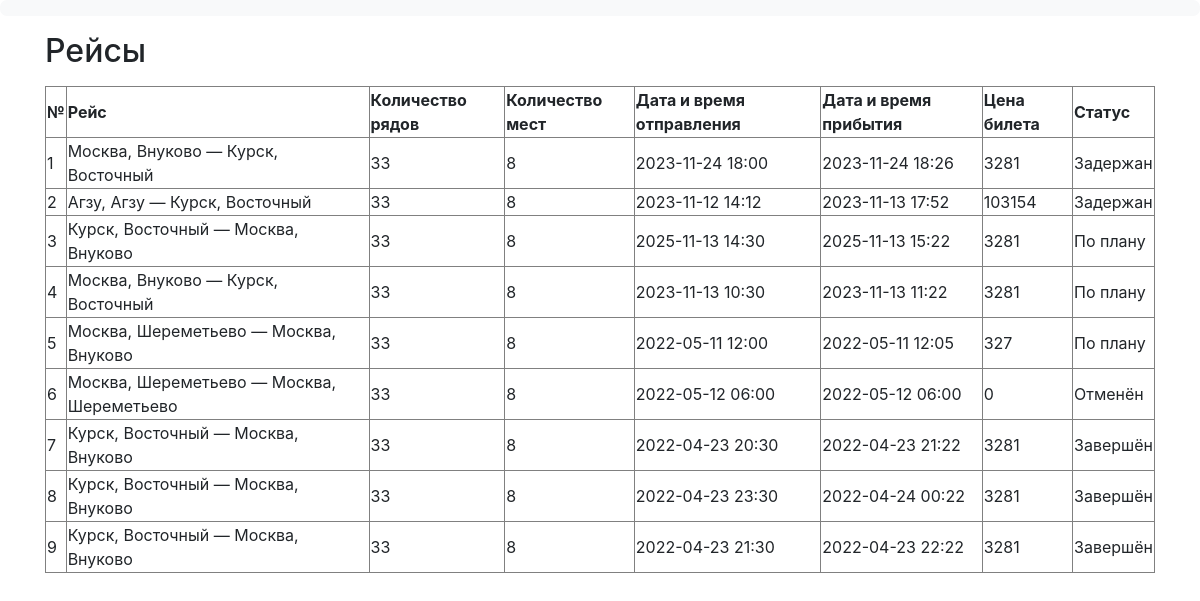
The page /client/flights on the database as committed earlier.
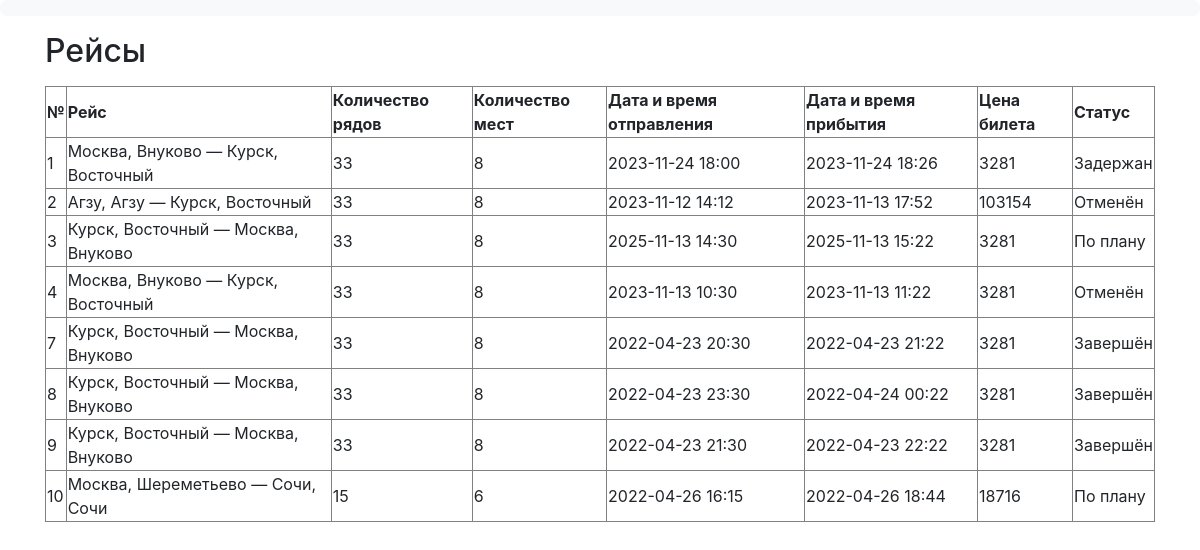
The same page on the database as committed later.
### data/flights.py (models this page shows)
class Flight(SqlAlchemyBase):
    __tablename__ = 'Flights'
    id = sa.Column(sa.Integer, primary_key=True, autoincrement=True, unique=True, nullable=False)
    dept_airport_id = sa.Column(sa.Integer, sa.ForeignKey('Airports.id'), nullable=False)
    dest_airport_id = sa.Column(sa.Integer, sa.ForeignKey('Airports.id'), nullable=False)
    plane_id = sa.Column(sa.Integer, sa.ForeignKey('Planes.id'), nullable=False)
    dept_datetime = sa.Column(sa.DateTime, nullable=False)
    dest_datetime = sa.Column(sa.DateTime, nullable=False)
    price = sa.Column(sa.Integer, nullable=False)
    status_id = sa.Column(sa.Integer, sa.ForeignKey('Statuses.id'), nullable=False)

### data/airports.py (models this page shows)
class Airport(SqlAlchemyBase):
    __tablename__ = 'Airports'
    id = sa.Column(sa.Integer, primary_key=True, autoincrement=True, unique=True, nullable=False)
    name = sa.Column(sa.String, nullable=False)
    city = sa.Column(sa.String, nullable=False)

### data/planes.py (models this page shows)
class Plane(SqlAlchemyBase):
    __tablename__ = 'Planes'
    id = sa.Column(sa.Integer, primary_key=True, autoincrement=True, unique=True, nullable=False)
    name = sa.Column(sa.String, unique=True, nullable=False)
    rows_num = sa.Column(sa.Integer, nullable=False)
    columns_num = sa.Column(sa.Integer, nullable=False)
    flight_cost_per_1000_km = sa.Column(sa.Integer, nullable=False)
    average_speed = sa.Column(sa.Integer, nullable=False)

### data/statuses.py (models this page shows)
class Status(SqlAlchemyBase):
    __tablename__ = 'Statuses'
    id = sa.Column(sa.Integer, primary_key=True, autoincrement=True, unique=True, nullable=False)
    name = sa.Column(sa.String, unique=True, nullable=False)

### main.py (the view)
@app.route('/client/flights')
def client_flights():
    update_flights_status()
    db_sess = db_session.create_session()
    update_flights_status()
    return render_template('client_flights.html',
                           dept_airports=db_sess.query(airports.Airport)
                           .join(flights.Flight, flights.Flight.dept_airport_id == airports.Airport.id),
                           dest_airports=db_sess.query(airports.Airport)
                           .join(flights.Flight, flights.Flight.dest_airport_id == airports.Airport.id),
                           table=db_sess.query(flights.Flight, planes.Plane, statuses.Status).filter(
                               flights.Flight.plane_id == planes.Plane.id,
                               flights.Flight.status_id == statuses.Status.id))

### data/db_session.py (called while the page is built)
def create_session() -> Session:
    global __factory
    return __factory()

### main.py (called while the page is built)
def update_flights_status():
    ZERO_TD = datetime.timedelta(minutes=0)
    BOARDING_TD = datetime.timedelta(minutes=40)
    db_sess = db_session.create_session()
    now = datetime.datetime.now()
    status_query = db_sess.query(statuses.Status)
    for flight, status in db_sess.query(flights.Flight, statuses.Status).filter(
            flights.Flight.status_id == statuses.Status.id).all():
        if status.name in ('Отменён', 'Завершён'):
            continue
        if flight.dest_datetime < now:
            flight.status_id = status_query.filter(statuses.Status.name == 'Завершён').first().id
        elif ZERO_TD < flight.dept_datetime - now < BOARDING_TD:
            flight.status_id = status_query.filter(statuses.Status.name == 'Посадка').first().id
    db_sess.commit()

### templates/client_flights.html (shortened to what this page needs)
{% extends "base_client.html" %}
{% block content %}
<p><h2>Рейсы</h2><p>
    <table border="">
        <tr>
            <td><b>№</b></td>
            <td><b>Рейс</b></td>
            <td><b>Количество рядов</b></td>
            <td><b>Количество мест</b></td>
            <td><b>Дата и время отправления</b></td>
            <td><b>Дата и время прибытия</b></td>
            <td><b>Цена билета</b></td>
            <td><b>Статус</b></td>
        </tr>
        {% for flight, plane, status in table.all() %}
        <tr>
            {% set i = loop.index0 %}
            <td>{{ flight.id }}</td>
            <td>{{ dept_airports[i].city }}, {{ dept_airports[i].name }} —
                {{ dest_airports[i].city }}, {{ dest_airports[i].name }}</td>
            <td>{{ plane.rows_num }}</td>
            <td>{{ plane.columns_num }}</td>
            <td>{{ ':'.join(flight.dept_datetime.__str__().split(':')[:-1]) }}</td>
            <td>{{ ':'.join(flight.dest_datetime.__str__().split(':')[:-1]) }}</td>
            <td>{{ flight.price }}</td>
            <td>{{ status.name }}</td>
        </tr>
        {% endfor %}
    </table>
{% endblock %}

Rows that differ between the two databases and show on the page:
removed Flight: id "5", {{ dept_airports[i].city }} "Москва", {{ dept_airports[i].name }} "Шереметьево", {{ dest_airports[i].city }} "Москва", {{ dest_airports[i].name }} "Внуково", rows_num "33", columns_num "8", dept_datetime "2022-05-11 12:00", dest_datetime "2022-05-11 12:05", price "327", name "По плану"
removed Flight: id "6", {{ dept_airports[i].city }} "Москва", {{ dept_airports[i].name }} "Шереметьево", {{ dest_airports[i].city }} "Москва", {{ dest_airports[i].name }} "Шереметьево", rows_num "33", columns_num "8", dept_datetime "2022-05-12 06:00", dest_datetime "2022-05-12 06:00", price "0", name "Отменён"
changed Flight id 2: name "Задержан" → "Отменён"
changed Flight id 4: name "По плану" → "Отменён"
added Flight: id "10", {{ dept_airports[i].city }} "Москва", {{ dept_airports[i].name }} "Шереметьево", rows_num "15", columns_num "6", dept_datetime "2022-04-26 16:15", dest_datetime "2022-04-26 18:44", price "18716", name "По плану"
now on this page (row unchanged): Airport: city "Сочи", name "Сочи"
